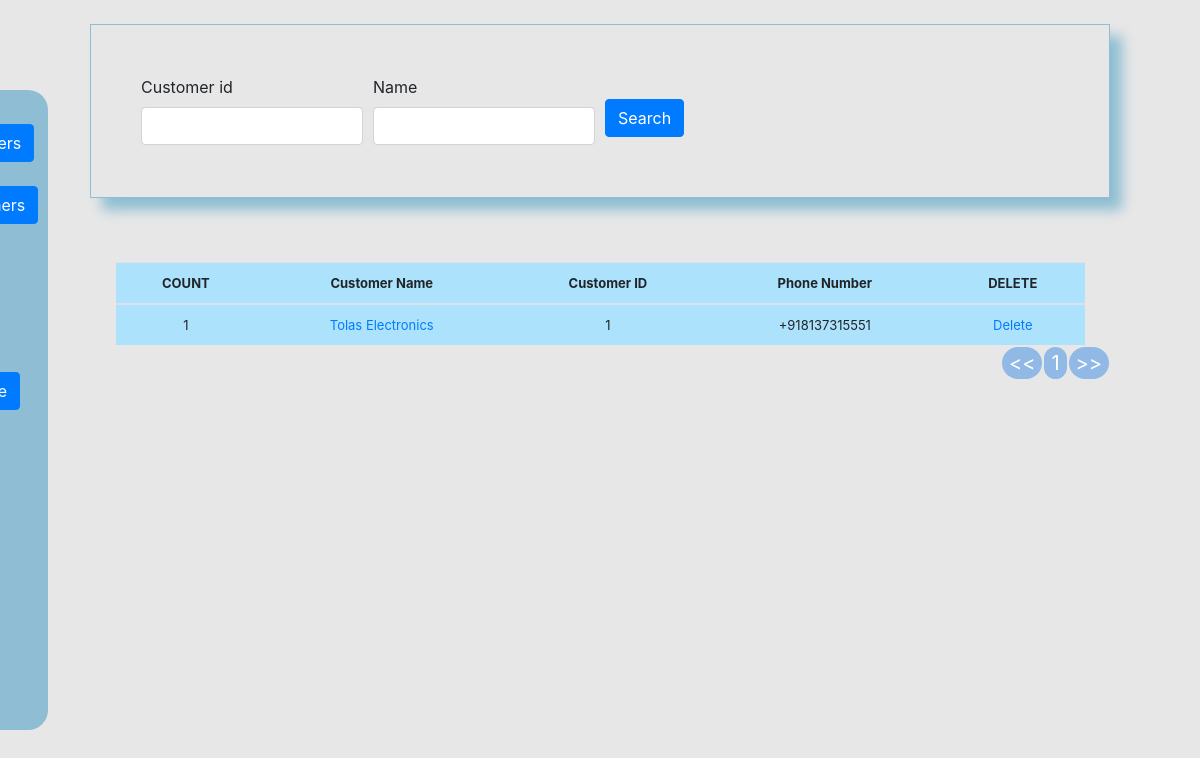
The app's page /customer/list_customer (signed in), older data.
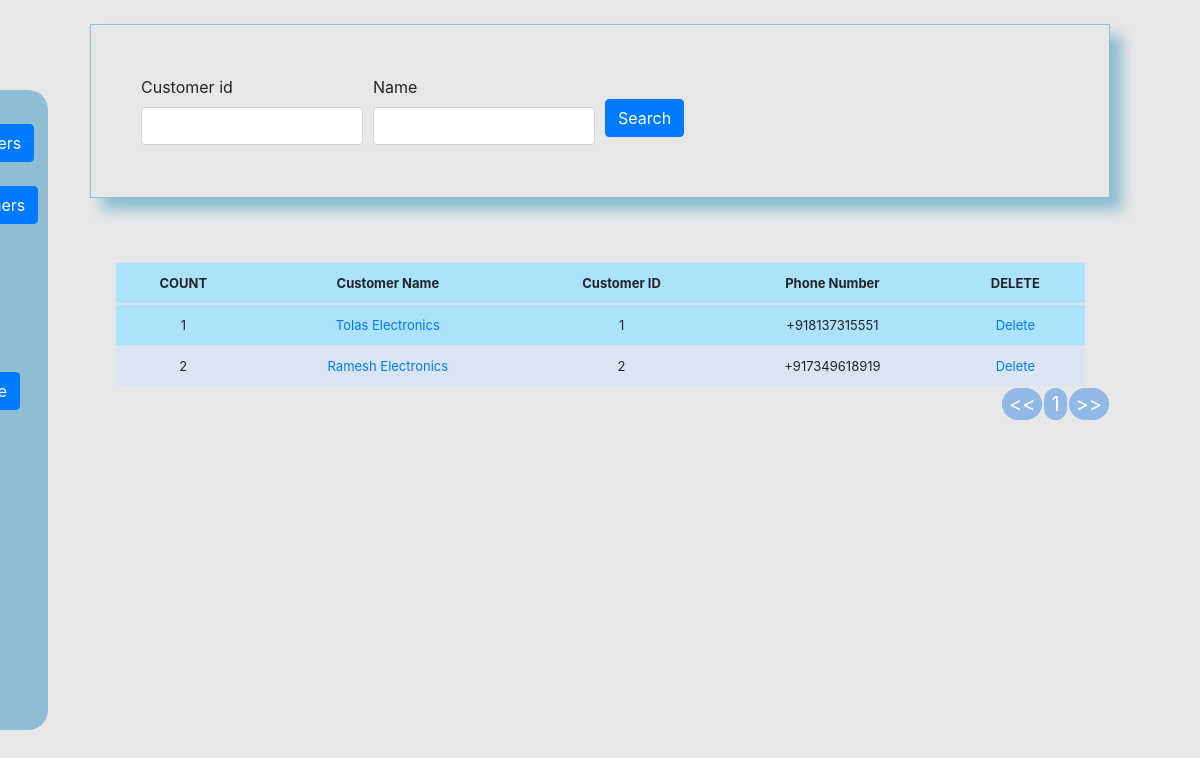
The same page, newer data.
### customer/models.py (models this page shows, shortened)
class Customer(models.Model):
    customer_id = models.IntegerField(primary_key=True, verbose_name="Customer ID")
    name = models.CharField('Customer/Retailer Name', max_length=50, default='', blank=True, null=True)
    ph_no = models.CharField('Phone Number', max_length=13, default='', blank=True, unique=True)
    email = models.CharField('Email', max_length=75, default='', blank=True, unique=True)

### customer/views.py (the view)
# urls.py: path('list_customer', views.list_customer, name='list_customer'),
@login_required
def list_customer(request):
    title = 'List of Customers'
    queryset = Customer.objects.all()
    form = CustomerSearchForm(request.POST or None)
    if request.method == 'POST':
    	queryset = Customer.objects.filter(customer_id__icontains=form['customer_id'].value(),
    									name__icontains=form['name'].value()
    									)
    context = {
        "form": form,
        "title": title,
        "queryset": queryset,
    }
    return render(request, "list_customer.html", context)

### customer/forms.py
class CustomerSearchForm(forms.Form):
	customer_id = forms.CharField(max_length=100, required=False)
	name = forms.CharField(max_length=100, required=False)
	class Meta:
		model = Customer
		fields = ['customer_id', 'name']

### djangoproject/templates/list_customer.html (shortened to what this page needs)
{% load static %}
{% load crispy_forms_tags %}
{% include 'navbar_customer.html' %}
<!DOCTYPE html>
<html>
<head>
	<link rel="stylesheet" type="text/css" href="https://stackpath.bootstrapcdn.com/bootstrap/4.5.2/css/bootstrap.min.css">
	<link href="{% static 'css/stylesheet3.css' %}" rel="stylesheet">
	<link href="{% static 'js/jquery-ui-1.12.1/jquery-ui.min.css' %}" rel="stylesheet">
	<link href="{% static 'js/jquery-ui-1.12.1/jquery-ui.structure.min.css' %}" rel="stylesheet">
	<link href="{% static 'js/jquery-ui-1.12.1/jquery-ui.structure.css' %}" rel="stylesheet">
	<link href="{% static 'js/jquery-ui-1.12.1/jquery-ui.theme.min.css' %}" rel="stylesheet">
	<link href="{% static 'js/jquery-ui-1.12.1/jquery-ui.min.js' %}" rel="stylesheet">
	<link href="{% static 'js/jquery-ui-1.12.1/jquery-ui.theme.css' %}" rel="stylesheet">
</head>
<body>
	<div class='main-container'>
		<div class="myForm">
			<form method='POST' action=''>{% csrf_token %}
				<div class="row">
					<div class='col-sm-12'>
						<div class="form-row">
							<div class="form-group col-md-3">
								{{ form.customer_id|as_crispy_field }}
							</div>
							<div class="form-group col-md-3">
								{{ form.name|as_crispy_field }}
							</div>
							<div class="form-group col-md-3">
								<br>
								<button type="submit" class="btn btn-primary">Search</button>
							</div>
						</div>
					</div>
				</div>
			</form>
		</div>
		<br><br>
		<table class='table'>
			<thead>
				<tr>
					<th>COUNT</th>
					<th>Customer Name</th>
					<th>Customer ID</th>
          <th>Phone Number</th>
					<th>DELETE</th>
				</tr>
			</thead>
			{% for instance in queryset %}
			<tr>
				<td>{{forloop.counter}}</td>
				<td><a href="{% url 'update_customer' instance.pk %}">{{instance.name}}</a></td>
				<td>{{instance.customer_id}}</td>
				<td>{{instance.ph_no}}</td>
				<td><a href="{% url 'delete_customer' instance.pk %}">Delete</a></td>
			</tr>
			{% endfor %}
		</table>
	</div>
</body>
</html>

Row changes from the older to the newer data that the page shows:
added Customer: name "Ramesh Electronics", customer_id "2", ph_no "+917349618919"
